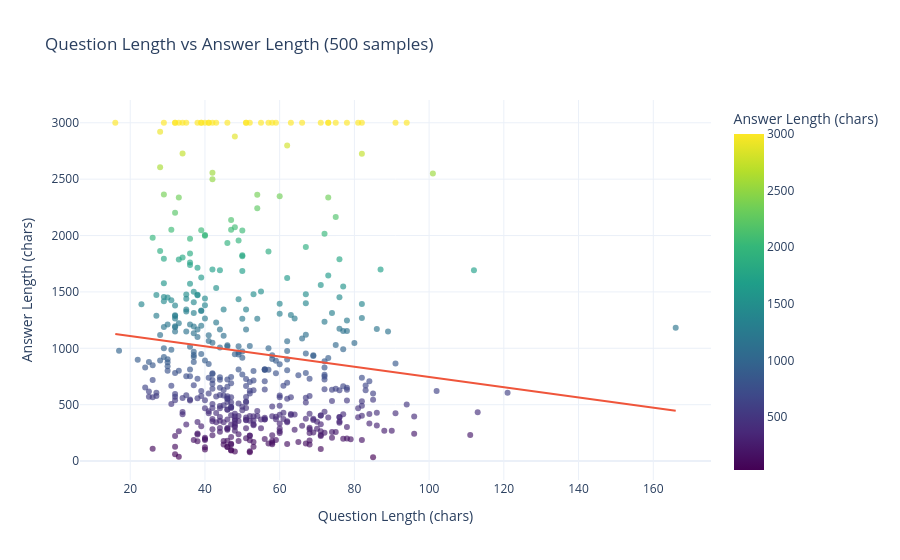

Notebook code cell kept with this figure:
### Code cell
# -- Plot 2: Q vs A length scatter
df_plot = df.copy()
df_plot['q_len'] = df_plot['question'].str.len()
df_plot['a_len'] = df_plot['answer'].str.len().clip(upper=3000)

fig2 = px.scatter(
    df_plot.sample(500, random_state=42),
    x='q_len', y='a_len',
    title='Question Length vs Answer Length (500 samples)',
    labels={'q_len': 'Question Length (chars)', 'a_len': 'Answer Length (chars)'},
    color='a_len', color_continuous_scale='Viridis',
    opacity=0.65, template='plotly_white', trendline='ols'
)
fig2.show()
print('Plot 2: Q vs A scatter')

### Figure 1 — Plotly figure (JSON) as saved in the notebook; plotly's stock layout.template omitted (floating-point values rounded to 4 significant figures; data arrays with more than 128 entries replaced by an {"elided": "..."} marker saying what was removed)
{"data": [{"hovertemplate": "Question Length (chars)=%{x}<br>Answer Length (chars)=%{marker.color}<extra></extra>", "legendgroup": "", "marker": {"color": {"elided": "500 int values"}, "coloraxis": "coloraxis", "opacity": 0.65, "symbol": "circle"}, "mode": "markers", "name": "", "orientation": "v", "showlegend": false, "type": "scatter", "x": {"elided": "500 int values"}, "xaxis": "x", "y": {"elided": "500 int values"}, "yaxis": "y"}, {"hovertemplate": "<b>OLS trendline</b><br>a_len = -4.53794 * q_len + 1199.81<br>R<sup>2</sup>=0.011300<br><br>Question Length (chars)=%{x}<br>Answer Length (chars)=%{y} <b>(trend)</b><extra></extra>", "legendgroup": "", "marker": {"symbol": "circle"}, "mode": "lines", "name": "", "showlegend": false, "type": "scatter", "x": {"elided": "500 int values"}, "xaxis": "x", "y": {"elided": "500 float values"}, "yaxis": "y"}], "layout": {"coloraxis": {"colorbar": {"title": {"text": "Answer Length (chars)"}}, "colorscale": [[0, "#440154"], [0.1111, "#482878"], [0.2222, "#3e4989"], [0.3333, "#31688e"], [0.4444, "#26828e"], [0.5556, "#1f9e89"], [0.6667, "#35b779"], [0.7778, "#6ece58"], [0.8889, "#b5de2b"], [1, "#fde725"]]}, "legend": {"tracegroupgap": 0}, "title": {"text": "Question Length vs Answer Length (500 samples)"}, "xaxis": {"anchor": "y", "domain": [0, 1], "title": {"text": "Question Length (chars)"}}, "yaxis": {"anchor": "x", "domain": [0, 1], "title": {"text": "Answer Length (chars)"}}}}
